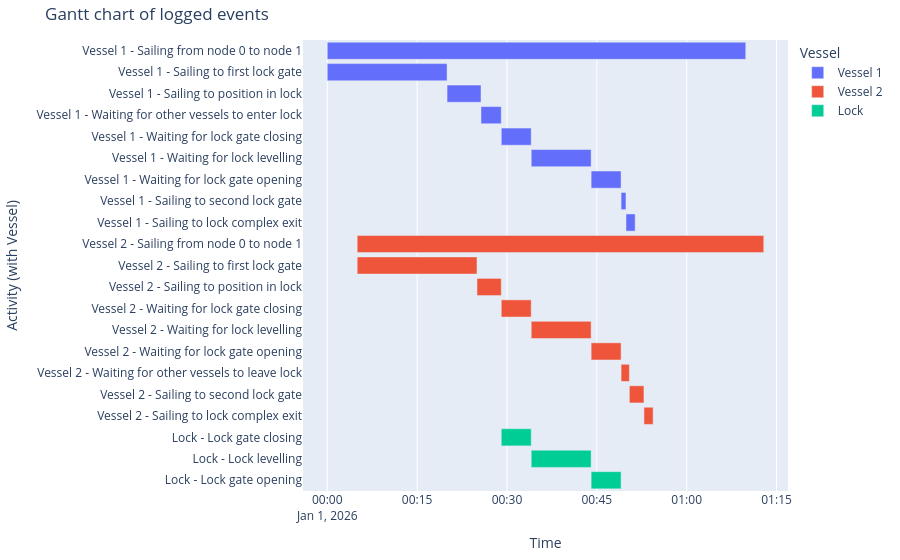

Notebook source saved alongside this figure:
### Markdown cell above
##### Event chart
As does the event chart.

### Code cell
df_eventtable = logbook2eventtable([vessel_1, vessel_2, lock_chamber])
generate_vessel_gantt_chart(df_eventtable)

### Figure 1 — Plotly figure (JSON) as saved in the notebook; plotly's stock layout.template omitted (floating-point values rounded to 4 significant figures)
{"data": [{"base": ["2026-01-01T00:00:00.000000", "2026-01-01T00:00:00.000000", "2026-01-01T00:20:00.000000", "2026-01-01T00:25:40.000000", "2026-01-01T00:29:03.000000", "2026-01-01T00:34:03.000000", "2026-01-01T00:44:03.000000", "2026-01-01T00:49:03.000000", "2026-01-01T00:49:52.000000"], "hovertemplate": "object name=Vessel 1<br>start time=%{base}<br>stop time=%{x}<br>activity label=%{y}<extra></extra>", "legendgroup": "Vessel 1", "marker": {"color": "#636efa", "pattern": {"shape": ""}}, "name": "Vessel 1", "orientation": "h", "showlegend": true, "textposition": "auto", "type": "bar", "x": [4192000, 1200000, 340000, 203000, 300000, 600000, 300000, 49000, 92000], "xaxis": "x", "y": ["Vessel 1 - Sailing from node 0 to node 1", "Vessel 1 - Sailing to first lock gate", "Vessel 1 - Sailing to position in lock", "Vessel 1 - Waiting for other vessels to enter lock", "Vessel 1 - Waiting for lock gate closing", "Vessel 1 - Waiting for lock levelling", "Vessel 1 - Waiting for lock gate opening", "Vessel 1 - Sailing to second lock gate", "Vessel 1 - Sailing to lock complex exit"], "yaxis": "y"}, {"base": ["2026-01-01T00:05:00.000000", "2026-01-01T00:05:00.000000", "2026-01-01T00:25:00.000000", "2026-01-01T00:29:03.000000", "2026-01-01T00:34:03.000000", "2026-01-01T00:44:03.000000", "2026-01-01T00:49:03.000000", "2026-01-01T00:50:26.000000", "2026-01-01T00:52:52.000000"], "hovertemplate": "object name=Vessel 2<br>start time=%{base}<br>stop time=%{x}<br>activity label=%{y}<extra></extra>", "legendgroup": "Vessel 2", "marker": {"color": "#EF553B", "pattern": {"shape": ""}}, "name": "Vessel 2", "orientation": "h", "showlegend": true, "textposition": "auto", "type": "bar", "x": [4072000, 1200000, 243000, 300000, 600000, 300000, 83000, 146000, 92000], "xaxis": "x", "y": ["Vessel 2 - Sailing from node 0 to node 1", "Vessel 2 - Sailing to first lock gate", "Vessel 2 - Sailing to position in lock", "Vessel 2 - Waiting for lock gate closing", "Vessel 2 - Waiting for lock levelling", "Vessel 2 - Waiting for lock gate opening", "Vessel 2 - Waiting for other vessels to leave lock", "Vessel 2 - Sailing to second lock gate", "Vessel 2 - Sailing to lock complex exit"], "yaxis": "y"}, {"base": ["2026-01-01T00:29:03.000000", "2026-01-01T00:34:03.000000", "2026-01-01T00:44:03.000000"], "hovertemplate": "object name=Lock<br>start time=%{base}<br>stop time=%{x}<br>activity label=%{y}<extra></extra>", "legendgroup": "Lock", "marker": {"color": "#00cc96", "pattern": {"shape": ""}}, "name": "Lock", "orientation": "h", "showlegend": true, "textposition": "auto", "type": "bar", "x": [300000, 600000, 300000], "xaxis": "x", "y": ["Lock - Lock gate closing", "Lock - Lock levelling", "Lock - Lock gate opening"], "yaxis": "y"}], "layout": {"barmode": "overlay", "legend": {"title": {"text": "Vessel"}, "tracegroupgap": 0}, "margin": {"b": 20, "l": 20, "r": 20, "t": 40}, "title": {"text": "Gantt chart of logged events"}, "xaxis": {"anchor": "y", "domain": [0, 1], "title": {"text": "Time"}, "type": "date"}, "yaxis": {"anchor": "x", "autorange": "reversed", "domain": [0, 1], "title": {"text": "Activity (with Vessel)"}}}}
